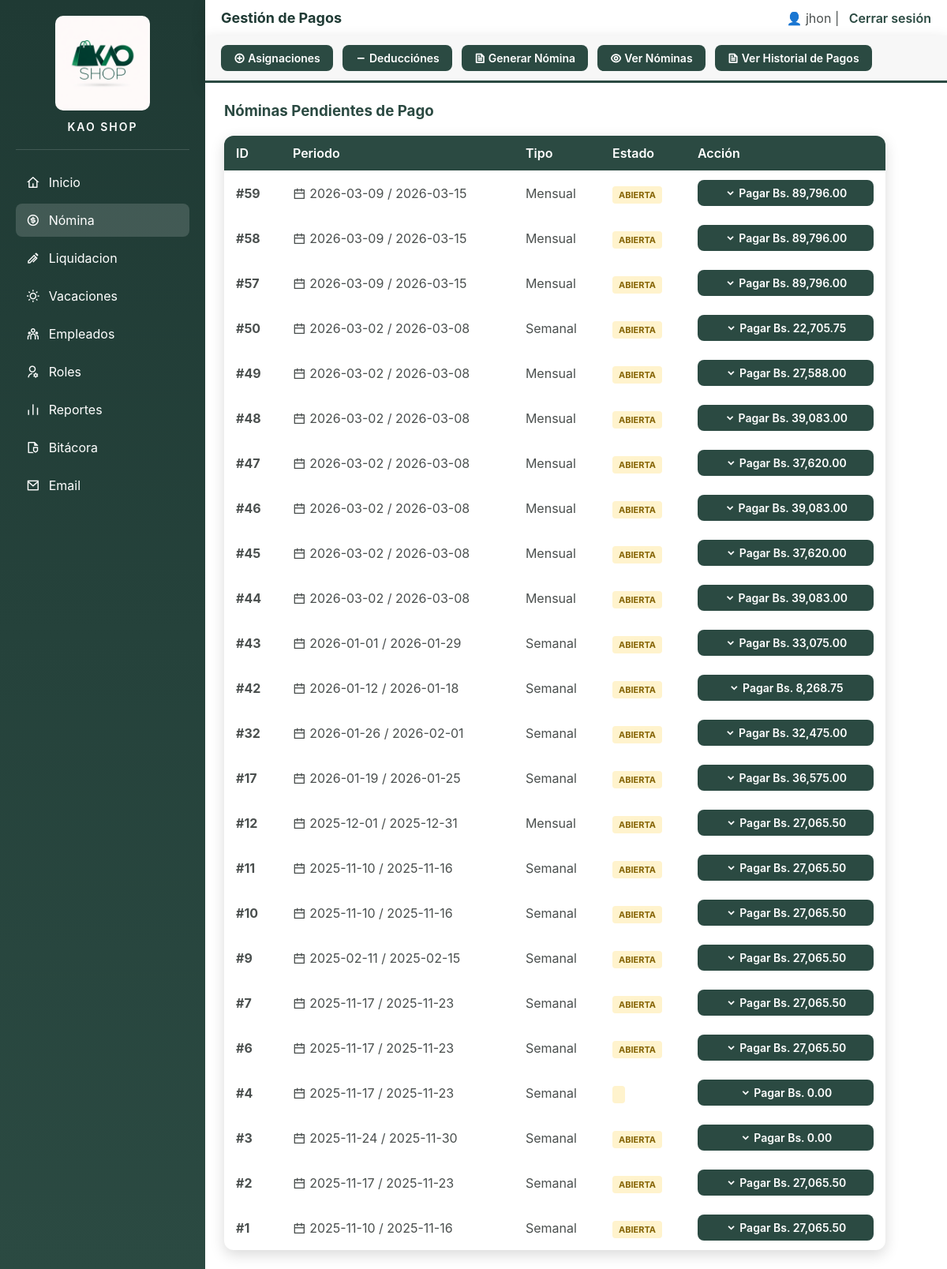
/PHP/pagos_nomina.php (signed in), run on an earlier commit of the app's database.
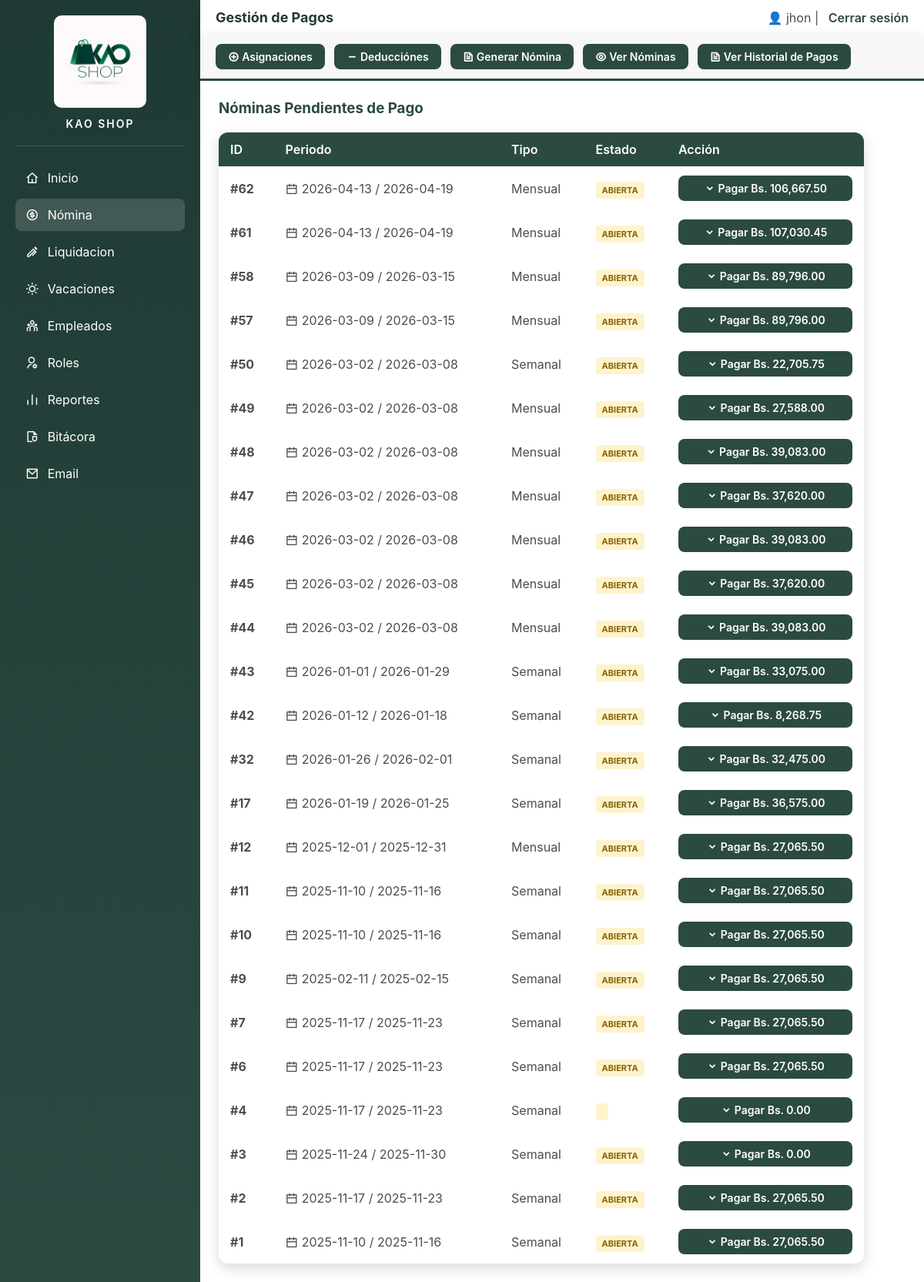
And on a later commit of the database.
### tables this page shows
CREATE TABLE `nomina` (
  `id_nomina` int(11) NOT NULL,
  `fecha_inicio` date NOT NULL,
  `fecha_fin` date NOT NULL,
  `tipo` enum('semanal','quincenal','mensual') DEFAULT 'mensual',
  `estado` enum('abierta','cerrada','pagada') DEFAULT 'abierta',
  `creada_por` varchar(100) DEFAULT NULL,
  `fecha_creacion` timestamp NOT NULL DEFAULT current_timestamp()
);

### PHP/seguridad.php (called while the page is built, shortened)
<?php
function esAdmin(){
    return $_SESSION['cargo_id'] == 1;
}

### PHP/pagos_nomina.php (the view, shortened to what this page needs)
<?php
include("seguridad.php");
include("db.php");
$consulta = "SELECT * FROM nomina WHERE estado != 'pagada' ORDER BY fecha_creacion DESC";
$nominas = mysqli_query($conexion, $consulta);
?>
<!DOCTYPE html>
<html lang="es">
<head>
    <link href="https://cdn.jsdelivr.net/npm/remixicon@4.2.0/fonts/remixicon.css" rel="stylesheet">
    <link rel="stylesheet" href="../css/pagos_nomina.css">
</head>
<body>
<aside class="sidebar">
<div class="sidebar-header">
    <img src="../img/logo.png" alt="Logo" class="logo">
    <h3 class="system-title">KAO SHOP</h3>
</div>
    <a href="administrador.php">
        <i class="ri-home-4-line"></i> Inicio
    </a>
    <a href="generar_nomina.php" class="active">
        <i class="ri-money-dollar-circle-line"></i> Nómina
    </a>
    <a href="liquidacion.php"><i class="ri-ball-pen-line"></i>Liquidacion</a>
    <a href="vacaciones.php">  <i class="ri-sun-line"></i></i> Vacaciones</a>
    <a href="listar_empleados.php">
        <i class="ri-team-line"></i> Empleados
    </a>
    <a href="listar_usuario.php">
        <i class="ri-user-settings-line"></i> Roles
    </a>
    <a href="reportes.php">
        <i class="ri-bar-chart-line"></i> Reportes
    </a>
    <?php if (esAdmin()): ?>
    <a href="bitacora.php"><i class="ri-file-shield-2-line"></i> Bitácora</a>
    <?php endif; ?>
    <a href="contactar.php">
      <i class="ri-mail-line"></i> Email
    </a>
</aside>
<div class="main">
    <header>
        <h2>Gestión de Pagos</h2>
        <div>
            <span>👤 <?= $_SESSION['usuario'] ?></span> |
            <a href="cerrar_sesion.php">Cerrar sesión</a>
        </div>
    </header>
    <div class="top-menu">
       <a href="asignaciones.php" class="top-button"><i class="ri-add-circle-line"></i> Asignaciones</a>
       <a href="deducciones.php" class="top-button"><i class="ri-subtract-line"></i> Deducciónes</a>
       <a href="generar_nomina.php" class="top-button"><i class="ri-file-text-line"></i> Generar Nómina</a>
       <a href="ver_nomina.php" class="top-button"><i class="ri-eye-line"></i> Ver Nóminas</a>
        <a href="historial_pagos.php" class="top-button"><i class="ri-file-text-line"></i> Ver Historial de Pagos</a>
    </div>
    <div class="contenido">
        <h3>Nóminas Pendientes de Pago</h3>
        <table>
            <thead>
                <tr>
                    <th>ID</th>
                    <th>Periodo</th>
                    <th>Tipo</th>
                    <th>Estado</th>
                    <th>Acción</th>
                </tr>
            </thead>
            <tbody>
                <?php while ($n = mysqli_fetch_assoc($nominas)) {
                    $id_n = $n['id_nomina'];
                    $s = mysqli_query($conexion, "SELECT SUM(total_pagar) as t FROM detalle_nomina WHERE id_nomina=$id_n");
                    $r = mysqli_fetch_assoc($s);
                    $monto = $r['t'] ?? 0;
                ?>
                    <tr>
                        <td><strong>#<?= $id_n ?></strong></td>
                        <td><i class="ri-calendar-line"></i> <?= $n['fecha_inicio'] ?> / <?= $n['fecha_fin'] ?></td>
                        <td><?= ucfirst($n['tipo']) ?></td>
                        <td><span class="badge-pendiente"><?= strtoupper($n['estado']) ?></span></td>
                        <td>
                            <button onclick="toggleFormulario(<?= $id_n ?>)" class="top-button" style="background: var(--green-mid); border:none; cursor:pointer; width: 100%;">
                                <i class="ri-arrow-down-s-line"></i> Pagar Bs. <?= number_format($monto, 2) ?>
                            </button>
                        </td>
                    </tr>
                <?php } ?>
            </tbody>
        </table>
    </div>
</div>
</body>
</html>

What changed in the data, as far as the page shows it:
no longer on this page (row edited): nomina: id_nomina "59", fecha_inicio "2026-03-09", fecha_fin "2026-03-15", tipo "Mensual", estado "ABIERTA", monto "89,796.00"
added nomina: id_nomina "62", fecha_inicio "2026-04-13", fecha_fin "2026-04-19", tipo "Mensual", estado "ABIERTA", monto "106,667.50"
added nomina: id_nomina "61", fecha_inicio "2026-04-13", fecha_fin "2026-04-19", tipo "Mensual", estado "ABIERTA", monto "107,030.45"
